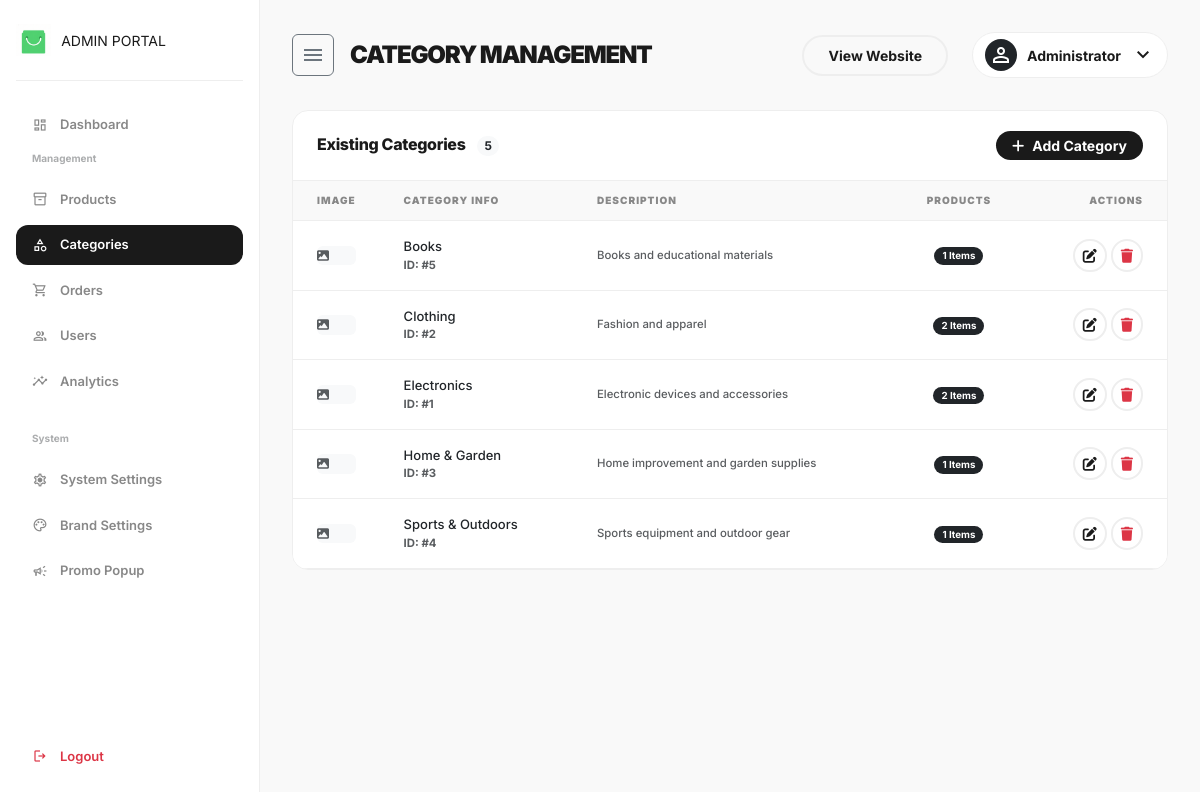
/admin/manage_categories.php (signed in), run on the app's committed database.
### tables this page shows
CREATE TABLE IF NOT EXISTS categories (
    category_id INT AUTO_INCREMENT PRIMARY KEY,
    category_name VARCHAR(100) UNIQUE NOT NULL,
    description TEXT,
    created_at TIMESTAMP DEFAULT CURRENT_TIMESTAMP
);

### admin/manage_categories.php (the view, shortened to what this page needs)
<?php
require_once '../includes/db.php';
$categories = [];
try {
    $stmt = $pdo->query('SELECT c.*, COUNT(p.product_id) AS product_count FROM categories c LEFT JOIN products p ON p.category_id = c.category_id GROUP BY c.category_id ORDER BY c.category_name ASC');
    $categories = $stmt->fetchAll();
} catch (PDOException $e) {
    error_log('Fetch categories error: ' . $e->getMessage());
}
?>
<?php
include 'includes/header-new.php';
?>
<div class="row">
    <div class="col-12">
        <div class="admin-card animate-up">
            <div class="admin-card-header d-flex justify-content-between align-items-center">
                <h5 class="admin-card-title mb-0">Existing Categories <span class="badge bg-light text-dark ms-2 rounded-pill"><?php echo count($categories); ?></span></h5>
                <button type="button" class="btn-premium py-1 px-3 small" data-bs-toggle="modal" data-bs-target="#categoryModal">
                    <i class="fas fa-plus me-2"></i>Add Category
                </button>
            </div>
            <div class="table-responsive">
                <table class="table align-middle">
                    <thead>
                        <tr>
                            <th>Image</th>
                            <th>Category Info</th>
                            <th>Description</th>
                            <th class="text-center">Products</th>
                            <th class="text-end">Actions</th>
                        </tr>
                    </thead>
                    <tbody>
                        <?php foreach ($categories as $c): ?>
                        <tr>
                            <td style="width: 50px;">
                                <?php if (!empty($c['image'])): ?>
                                    <img src="../assets/images/categories/<?php echo htmlspecialchars($c['image']); ?>" width="36" height="36" class="rounded-2 shadow-sm object-fit-cover" alt="img">
                                <?php else: ?>
                                    <div class="w-[36px] h-[36px] bg-light rounded-2 flex items-center justify-center text-muted">
                                        <i class="fas fa-image" style="font-size: 12px;"></i>
                                    </div>
                                <?php endif; ?>
                            </td>
                            <td>
                                <div class="fw-black text-[13px]"><?php echo htmlspecialchars($c['category_name']); ?></div>
                                <div class="small text-muted fw-bold uppercase tracking-widest text-[9px] mt-0.5">ID: #<?php echo $c['category_id']; ?></div>
                            </td>
                            <td>
                                <div class="text-muted small" style="max-width: 250px; overflow: hidden; text-overflow: ellipsis; white-space: nowrap;">
                                    <?php echo htmlspecialchars($c['description']); ?>
                                </div>
                            </td>
                            <td class="text-center">
                                <span class="badge bg-dark rounded-pill px-2 py-1 small"><?php echo (int)$c['product_count']; ?> Items</span>
                            </td>
                            <td class="text-end">
                                <div class="d-flex justify-content-end gap-1">
                                    <a class="btn-premium-outline px-2 py-1 text-decoration-none text-[12px]" href="manage_categories.php?action=edit&id=<?php echo $c['category_id']; ?>">
                                        <i class="fas fa-edit"></i>
                                    </a>
                                    <form method="POST" action="" class="d-inline" onsubmit="return confirmAction(event, 'Delete this category?');">
                                        <button class="btn-premium-outline px-2 py-1 text-danger border-danger/20 text-[12px]" type="submit">
                                            <i class="fas fa-trash"></i>
                                        </button>
                                    </form>
                                </div>
                            </td>
                        </tr>
                        <?php endforeach; ?>
                    </tbody>
                </table>
            </div>
        </div>
    </div>
</div>
<?php include 'includes/footer-new.php'; ?>

### assets/css/admin-new.css (style rules this page uses)
:root { --primary: #1A1A1A; --secondary: #888888; --bg-light: #F9F9F9; --border-color: #EEEEEE; --accent: #F9F9F9; --font-main: 'Inter', sans-serif; }
body { background-color: var(--bg-light); font-family: var(--font-main); color: var(--primary); overflow-x: hidden; }
.admin-card { background: #FFFFFF; border-radius: 1rem; border: 1px solid var(--border-color); overflow: hidden; }
.admin-card-header { padding: 1.25rem 1.5rem; border-bottom: 1px solid var(--border-color); display: flex; justify-content: space-between; align-items: center; }
.admin-card-title { font-size: 16px; font-weight: 800; letter-spacing: -0.02em; }
.table { margin-bottom: 0; }
.table thead th { background: var(--bg-light); border-bottom: 1px solid var(--border-color); padding: 0.75rem 1.5rem; font-size: 10px; font-weight: 900; text-transform: uppercase; letter-spacing: 0.1em; color: var(--secondary); }
.table tbody td { padding: 1rem 1.5rem; font-size: 13px; font-weight: 500; border-bottom: 1px solid var(--border-color); }
.btn-premium { background: var(--primary); color: #FFFFFF; border-radius: 100px; padding: 10px 24px; font-weight: 700; font-size: 14px; border: none; transition: all 0.2s ease; }
.btn-premium-outline { background: transparent; border: 2px solid var(--border-color); color: var(--primary); border-radius: 100px; padding: 8px 24px; font-weight: 700; font-size: 14px; transition: all 0.2s ease; }
.animate-up { animation: slideUpFade 0.6s cubic-bezier(0.4, 0, 0.2, 1) forwards; }

### data on the page
categories: category_name "Books", category_id "5", description "Books and educational materials", product_count "1"
categories: category_name "Clothing", category_id "2", description "Fashion and apparel", product_count "2"
categories: category_name "Electronics", category_id "1", description "Electronic devices and accessories", product_count "2"
categories: category_name "Home & Garden", category_id "3", description "Home improvement and garden supplies", product_count "1"
categories: category_name "Sports & Outdoors", category_id "4", description "Sports equipment and outdoor gear", product_count "1"

### other printed values
$page_title "CATEGORY MANAGEMENT"
$_SESSION['user_name'] "Administrator"
count($categories) "5"
